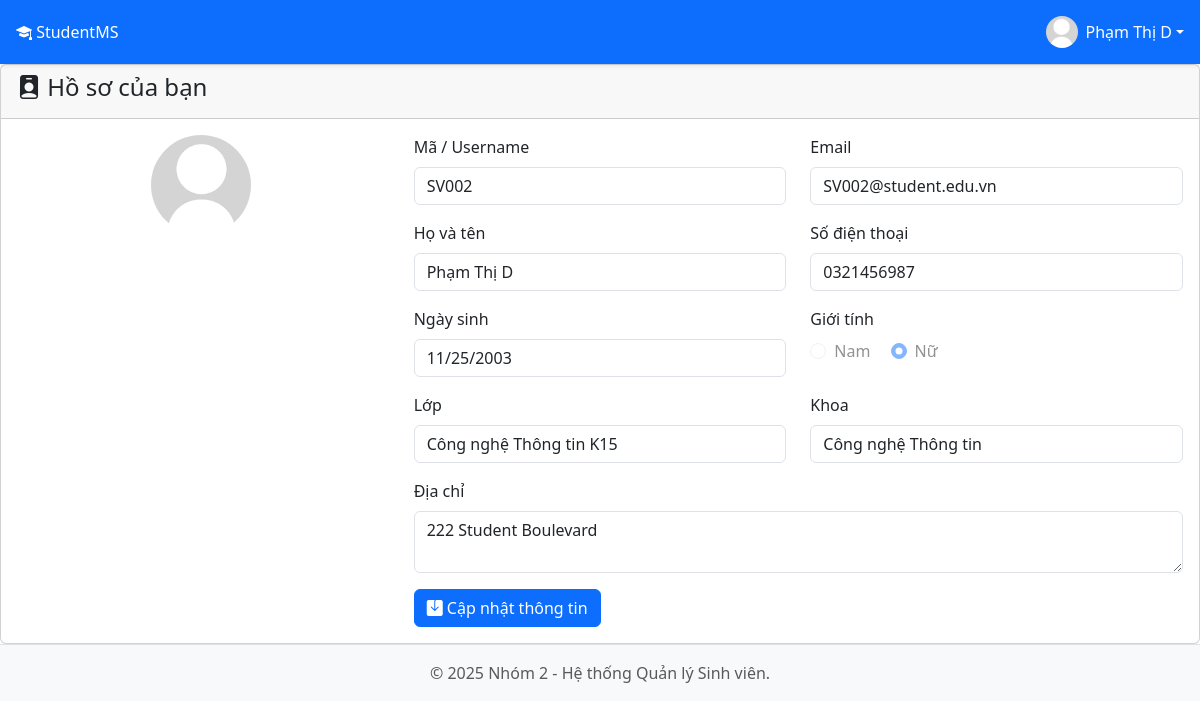
/profile.php (signed in), run on the app's committed database.
### tables this page shows
CREATE TABLE IF NOT EXISTS `users` (
  `id` int NOT NULL AUTO_INCREMENT,
  `username` varchar(50) NOT NULL,
  `password` varchar(255) NOT NULL,
  `role` enum('admin','lecturer','student') NOT NULL,
  `email` varchar(255) NOT NULL,
  `full_name` varchar(255) NOT NULL,
  `phone` varchar(20) DEFAULT NULL,
  `address` text,
  `gender` enum('Nam','Nữ','Khác') DEFAULT NULL,
  `birthday` date DEFAULT NULL,
  `avatar` varchar(255) DEFAULT 'default.png',
  `lop_hoc_id` int DEFAULT NULL,
  PRIMARY KEY (`id`),
  UNIQUE KEY `username` (`username`),
  UNIQUE KEY `email` (`email`),
  KEY `lop_hoc_id` (`lop_hoc_id`)
);

CREATE TABLE IF NOT EXISTS `lop_hoc` (
  `id` int NOT NULL AUTO_INCREMENT,
  `ma_lop` varchar(50) NOT NULL,
  `ten_lop` varchar(255) NOT NULL,
  `khoa_id` int NOT NULL,
  PRIMARY KEY (`id`),
  UNIQUE KEY `ma_lop` (`ma_lop`),
  KEY `khoa_id` (`khoa_id`)
);

CREATE TABLE IF NOT EXISTS `khoa` (
  `id` int NOT NULL AUTO_INCREMENT,
  `ma_khoa` varchar(20) NOT NULL,
  `ten_khoa` varchar(255) NOT NULL,
  PRIMARY KEY (`id`),
  UNIQUE KEY `ma_khoa` (`ma_khoa`)
);

### includes/session.php (called while the page is built, shortened)
<?php
require_once dirname(__DIR__) . '/config/db.php';
$user_id = $_SESSION['user_id'];
$stmt = $pdo->prepare("SELECT * FROM users WHERE id = :id");
$stmt->execute(['id' => $user_id]);
$current_user = $stmt->fetch();
?>

### profile.php (the view, shortened to what this page needs)
<?php
require_once 'includes/session.php';
$user_id = $_SESSION['user_id'];
try {
    $sql = "
        SELECT u.*, l.ten_lop, k.ten_khoa
        FROM users u
        LEFT JOIN lop_hoc l ON u.lop_hoc_id = l.id
        LEFT JOIN khoa k ON l.khoa_id = k.id
        WHERE u.id = :id
    ";
    $stmt = $pdo->prepare($sql);
    $stmt->execute(['id' => $user_id]);
    $user_info = $stmt->fetch();
} catch(PDOException $e) {
    die("Không thể lấy thông tin người dùng: " . $e->getMessage());
}
require_once 'includes/header.php';
?>
<div class="card">
    <div class="card-header">
        <h4><i class="bi bi-person-badge-fill"></i> Hồ sơ của bạn</h4>
    </div>
    <div class="card-body">
        <form action="profile.php" method="POST" enctype="multipart/form-data">
            <div class="row">
                <div class="col-md-4 text-center">
                    <img id="avatar-preview" src="<?php echo $base_url . 'assets/images/avatars/' . (isset($current_user['avatar']) ? htmlspecialchars($current_user['avatar']) : 'default.png'); ?>"
                        alt="Avatar"
                        class="rounded-circle me-1"
                        style="width: 100px; height: 100px; object-fit: cover; min-width: 40px;">
                </div>
                <div class="col-md-8">
                    <div class="row">
                        <div class="col-md-6 mb-3">
                            <label class="form-label">Mã / Username</label>
                            <input type="text" class="form-control" value="<?php echo htmlspecialchars($user_info['username']); ?>" readonly>
                        </div>
                        <div class="col-md-6 mb-3">
                            <label class="form-label">Email</label>
                            <input type="email" class="form-control" value="<?php echo htmlspecialchars($user_info['email']); ?>" readonly>
                        </div>
                         <div class="col-md-6 mb-3">
                            <label for="full_name" class="form-label">Họ và tên</label>
                            <input type="text" class="form-control" id="full_name" name="full_name" value="<?php echo htmlspecialchars($user_info['full_name']); ?>" required readonly>
                        </div>
                         <div class="col-md-6 mb-3">
                            <label for="phone" class="form-label">Số điện thoại</label>
                            <input type="tel" class="form-control" id="phone" name="phone" value="<?php echo htmlspecialchars($user_info['phone']); ?>">
                        </div>
                         <div class="col-md-6 mb-3">
                            <label for="birthday" class="form-label">Ngày sinh</label>
                            <input type="date" class="form-control" id="birthday" name="birthday" value="<?php echo htmlspecialchars($user_info['birthday']); ?>" readonly>
                        </div>
                         <div class="col-md-6 mb-3">
                            <label class="form-label">Giới tính</label>
                            <div>
                                <div class="form-check form-check-inline">
                                    <input class="form-check-input" type="radio" name="gender" id="gender_nam" value="Nam" <?php echo ($user_info['gender'] == 'Nam') ? 'checked' : ''; ?> disabled>
                                    <label class="form-check-label" for="gender_nam">Nam</label>
                                </div>
                                <div class="form-check form-check-inline">
                                    <input class="form-check-input" type="radio" name="gender" id="gender_nu" value="Nữ" <?php echo ($user_info['gender'] == 'Nữ') ? 'checked' : ''; ?> disabled>
                                    <label class="form-check-label" for="gender_nu">Nữ</label>
                                </div>
                            </div>
                        </div>
                        <?php if ($user_info['role'] == 'student'): ?>
                         <div class="col-md-6 mb-3">
                            <label class="form-label">Lớp</label>
                            <input type="text" class="form-control" value="<?php echo htmlspecialchars($user_info['ten_lop'] ?? 'Chưa xếp lớp'); ?>" readonly>
                        </div>
                        <div class="col-md-6 mb-3">
                            <label class="form-label">Khoa</label>
                            <input type="text" class="form-control" value="<?php echo htmlspecialchars($user_info['ten_khoa'] ?? 'N/A'); ?>" readonly>
                        </div>
                        <?php endif; ?>
                         <div class="col-12 mb-3">
                            <label for="address" class="form-label">Địa chỉ</label>
                            <textarea class="form-control" id="address" name="address" rows="2"><?php echo htmlspecialchars($user_info['address']); ?></textarea>
                        </div>
                    </div>
                     <button type="submit" class="btn btn-primary"><i class="bi bi-save-fill"></i> Cập nhật thông tin</button>
                </div>
            </div>
        </form>
    </div>
</div>
<?php
require_once 'includes/footer.php';
?>

### includes/header.php (shortened to what this page needs)
<?php
$base_url = '/QuanLiSinhVien/';
?>
<!DOCTYPE html>
<html lang="vi">
<head>
    <link href="https://cdn.jsdelivr.net/npm/bootstrap@5.3.3/dist/css/bootstrap.min.css" rel="stylesheet">
    <link rel="stylesheet" href="https://cdn.jsdelivr.net/npm/bootstrap-icons@1.11.3/font/bootstrap-icons.min.css">
    <link rel="stylesheet" href="<?php echo $base_url; ?>assets/css/style.css">
</head>
<body>
<header class="navbar navbar-dark sticky-top bg-primary p-0 shadow-sm py-2">
    <a class="navbar-brand col-md-3 col-lg-2 me-0 px-3 fs-6" href="<?php echo $base_url; ?>index.php">
        <i class="bi bi-mortarboard-fill"></i> StudentMS
    </a>
    <ul class="navbar-nav flex-row ms-auto me-3">
        <?php if (isset($_SESSION['user_id'])): ?>
            <li class="nav-item dropdown">
                <a class="nav-link dropdown-toggle text-white d-flex align-items-center" href="#" id="navbarDropdown" role="button" data-bs-toggle="dropdown" aria-expanded="false">
                    <img src="<?php echo $base_url . 'assets/images/avatars/' . (isset($current_user['avatar']) ? htmlspecialchars($current_user['avatar']) : 'default.png'); ?>"
                         alt="Avatar" class="rounded-circle me-2" style="width: 32px; height: 32px; object-fit: cover;">
                    <span class="d-none d-sm-inline"><?php echo isset($_SESSION['full_name']) ? htmlspecialchars($_SESSION['full_name']) : 'Tài khoản'; ?></span>
                </a>
            </li>
        <?php else: ?>
            <li class="nav-item"><a class="nav-link px-3 text-white" href="<?php echo $base_url; ?>login.php">Đăng nhập</a></li>
        <?php endif; ?>
    </ul>
</header>

### includes/footer.php (shortened to what this page needs)
<footer class="footer mt-auto py-3 bg-light border-top">
    <div class="container-fluid text-center">
        <span class="text-muted">&copy; <?php echo date("Y"); ?> Nhóm 2 - Hệ thống Quản lý Sinh viên.</span>
    </div>
</footer>
</body>
</html>

### assets/css/style.css (style rules this page uses)
.navbar-brand { padding-top: .75rem; padding-bottom: .75rem; font-size: 1rem; }

### data on the page
users: avatar (placeholder picture), username "SV002", email "SV002@student.edu.vn", full_name "Phạm Thị D", phone "0321456987", birthday "11/25/2003", gender "☐ Nam", gender "☑ Nữ", lop_hoc.ten_lop "Công nghệ Thông tin K15", ten_khoa "Công nghệ Thông tin", address "222 Student Boulevard"

### other printed values
$_SESSION['full_name'] "Phạm Thị D"
